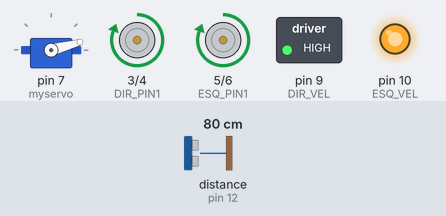
Simulated run of this sketch. Board: Arduino Uno, built with avr-gcc and run on an emulated ATmega328P. Parts: servo, motor-driver pin pairs drawn as motors (green arrow = first pin HIGH = forward, orange = second pin HIGH = backward, longer = more drive), switched loads named in the sketch (green lamp = pin HIGH), output pins drawn as LEDs (lit = HIGH). Wiring (inferred from the names in the program): ultrasonic range finder: trigger pin 13; echo pin 12. The test bench sets the inputs (shaded band); at power-on: distance to the obstacle (sensor on pin 12) 80 cm. The echo pulse lasts 58.3 µs per cm; pins used as bus, display or sensor lines are not drawn.

Above: at 2.41 s.
3.2 s: distance to the obstacle (sensor on pin 12) set to 2 cm
At 4.61 s:
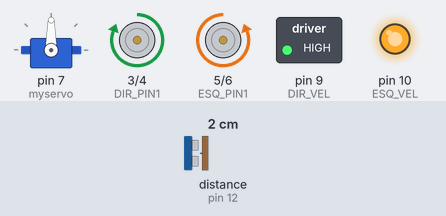
At 5.5 s:
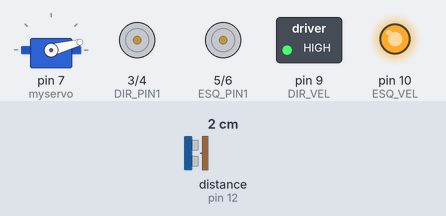
6.7 s: distance to the obstacle (sensor on pin 12) set to 11 cm
10.2 s: distance to the obstacle (sensor on pin 12) set to 15 cm
At 10.6 s:
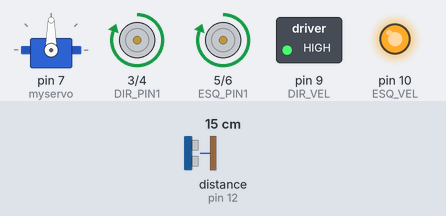
13.7 s: distance to the obstacle (sensor on pin 12) set to 4 cm
17.2 s: distance to the obstacle (sensor on pin 12) set to 18 cm
Timing chart, 0 to 21.7 s (numbered marks = the images above; inputs shaded):
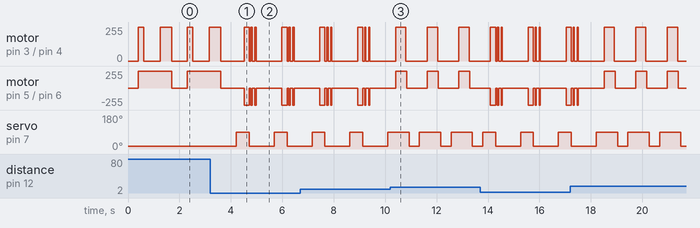

Measured:
- the behaviour switches between 13 and 14 cm on distance to the obstacle (sensor on pin 12) (found by bisection; images 2 and 3)
- after the input at 3.2 s, servo on pin 7 (myservo): alternates 90° for 0.50 s and 15° for 0.97 s, starting after 1.0 s

The sketch:

robo.ino
```cpp
/*
MODO pino1 pino2
morto 0 0
horario 1 0
anthor 0 1
freio 1 1
*/
//diatancia minima parada = 9
//delay para virar 90º = 650

#include <Servo.h>
#define DIR_PIN1 3
#define DIR_PIN2 4
#define DIR_VEL 9
#define ESQ_PIN1 5
#define ESQ_PIN2 6
#define ESQ_VEL 10
#define DIR 15
#define FRE 90
#define ECHO 12
#define TRIG 13
//potência do motor
#define XABLAU 255

unsigned int d;
int pos=0;
Servo myservo;
int i=0;

void setup() // ta pronto
{
  setupUltrasonic();
  Serial.begin(9600);
  myservo.attach(7);
  myservo.write(90);
  setupMove();
}
void setupMove()
{
pinMode(ESQ_PIN1, OUTPUT);
pinMode(ESQ_PIN2, OUTPUT);
pinMode(ESQ_VEL, OUTPUT);
pinMode(DIR_PIN1, OUTPUT);
pinMode(DIR_PIN2, OUTPUT);
pinMode(DIR_VEL, OUTPUT);
analogWrite(ESQ_VEL, XABLAU);
analogWrite(DIR_VEL,XABLAU);
}
void setupUltrasonic()
{
pinMode(TRIG, OUTPUT);
pinMode(ECHO, INPUT);
}

void moveTras()
{
digitalWrite(DIR_PIN1, LOW);
digitalWrite(DIR_PIN2, HIGH);
digitalWrite(ESQ_PIN1, LOW);
digitalWrite(ESQ_PIN2, HIGH);
}
void moveFrente()
{
digitalWrite(DIR_PIN1, HIGH);
digitalWrite(DIR_PIN2, LOW);
digitalWrite(ESQ_PIN1, HIGH);
digitalWrite(ESQ_PIN2, LOW);
}
void moveDireita()
{
digitalWrite(DIR_PIN1, LOW);
digitalWrite(DIR_PIN2, LOW);
digitalWrite(ESQ_PIN1, HIGH);
digitalWrite(ESQ_PIN2, LOW);
}
void moveEsquerda()
{
digitalWrite(DIR_PIN1, HIGH);
digitalWrite(DIR_PIN2, LOW);
digitalWrite(ESQ_PIN1, LOW);
digitalWrite(ESQ_PIN2, HIGH);
}
void movePara()
{
digitalWrite(DIR_PIN1, LOW);
digitalWrite(DIR_PIN2, LOW);
digitalWrite(ESQ_PIN1, LOW);
digitalWrite(ESQ_PIN2, LOW);
}

unsigned int medeDist() // Implementação da função do sensor SR04. Retorna a distância em cm.
{
  int distancia;
  digitalWrite(TRIG, LOW);
  delayMicroseconds(2);
  digitalWrite(TRIG, HIGH);
  delayMicroseconds(10);
  digitalWrite(TRIG, LOW);
  distancia = pulseIn(ECHO, HIGH);
  return distancia/58;
}
void giraCabecote()
{
  for(pos = 0; pos <= 180; pos += 1){
    myservo.write(pos);
    delay(15);}
  for(pos = 180; pos>=0; pos-=1){
    myservo.write(pos);
    delay(15);}
}

void curvaDireita()
{
 moveFrente();
 delay(200);
 moveDireita();
 delay(650);
 moveFrente();
 delay(450);
 movePara();
 delay(200);
}

void curvaEsquerda()
{
 unsigned int menor=40;
 moveEsquerda();
 delay(200);
 movePara();
 myservo.write(DIR);
 delay(70);
 d=40;
 do{
   menor=d;
   d = medeDist();
   moveEsquerda();
   delay(50);
   movePara();
   delay(100);
 }while(d<menor);
 movePara();
 delay(200);
 }

void loop()
{
 movePara();
 myservo.write(DIR);
 delay(400);
 d = medeDist();
 if(d>20)
   curvaDireita();
 else{
   myservo.write(FRE);
   delay(300);
   d = medeDist();
    if(d<13)
      curvaEsquerda();
     else{
       moveFrente();
       delay(400);
       moveDireita();
       delay(25);
       movePara();
       delay(100);}}
}
```
